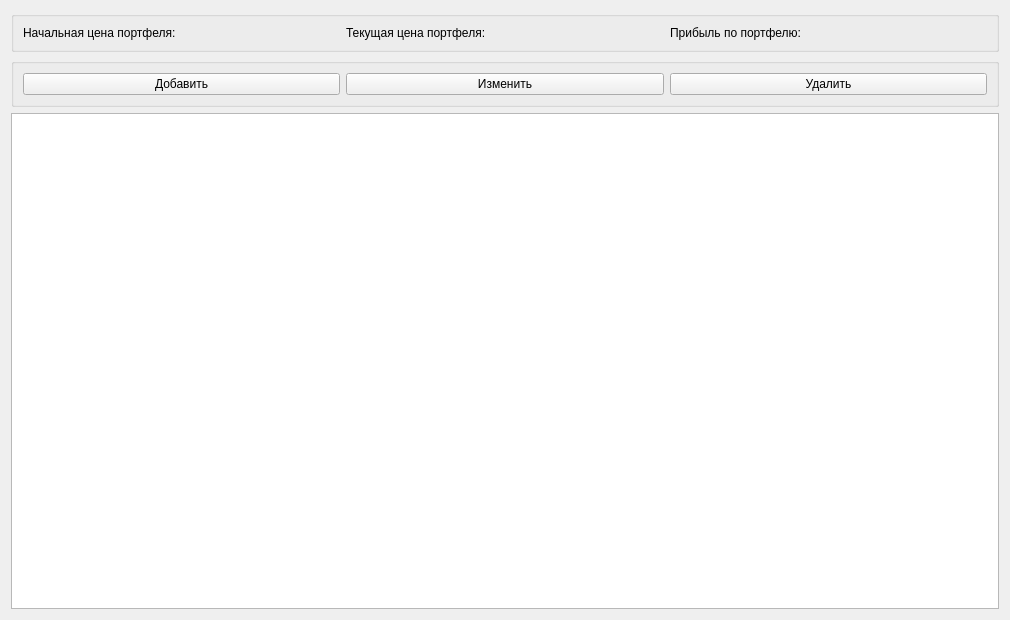
<?xml version="1.0" encoding="UTF-8"?>
<ui version="4.0">
 <class>CryptoStackedWidget</class>
 <widget class="QWidget" name="CryptoStackedWidget">
  <property name="geometry">
   <rect>
    <x>0</x>
    <y>0</y>
    <width>1010</width>
    <height>620</height>
   </rect>
  </property>
  <property name="windowTitle">
   <string>Form</string>
  </property>
  <layout class="QVBoxLayout" name="verticalLayout">
   <item>
    <widget class="QGroupBox" name="basicInfoGroupBox">
     <property name="title">
      <string/>
     </property>
     <layout class="QHBoxLayout" name="horizontalLayout">
      <item>
       <widget class="QLabel" name="startPriceLabel">
        <property name="text">
         <string>Начальная цена портфеля: </string>
        </property>
       </widget>
      </item>
      <item>
       <widget class="QLabel" name="currentPriceLabel">
        <property name="text">
         <string>Текущая цена портфеля: </string>
        </property>
       </widget>
      </item>
      <item>
       <widget class="QLabel" name="profitLabel">
        <property name="text">
         <string>Прибыль по портфелю: </string>
        </property>
       </widget>
      </item>
     </layout>
    </widget>
   </item>
   <item>
    <widget class="QGroupBox" name="buttonsGroupBox">
     <property name="title">
      <string/>
     </property>
     <layout class="QHBoxLayout" name="horizontalLayout_2">
      <item>
       <widget class="QPushButton" name="addCoinButton">
        <property name="text">
         <string>Добавить</string>
        </property>
       </widget>
      </item>
      <item>
       <widget class="QPushButton" name="editCoinButton">
        <property name="text">
         <string>Изменить</string>
        </property>
       </widget>
      </item>
      <item>
       <widget class="QPushButton" name="deleteCoinButton">
        <property name="text">
         <string>Удалить</string>
        </property>
       </widget>
      </item>
     </layout>
    </widget>
   </item>
   <item>
    <widget class="QTableView" name="tableView"/>
   </item>
  </layout>
 </widget>
 <resources/>
 <connections/>
</ui>
